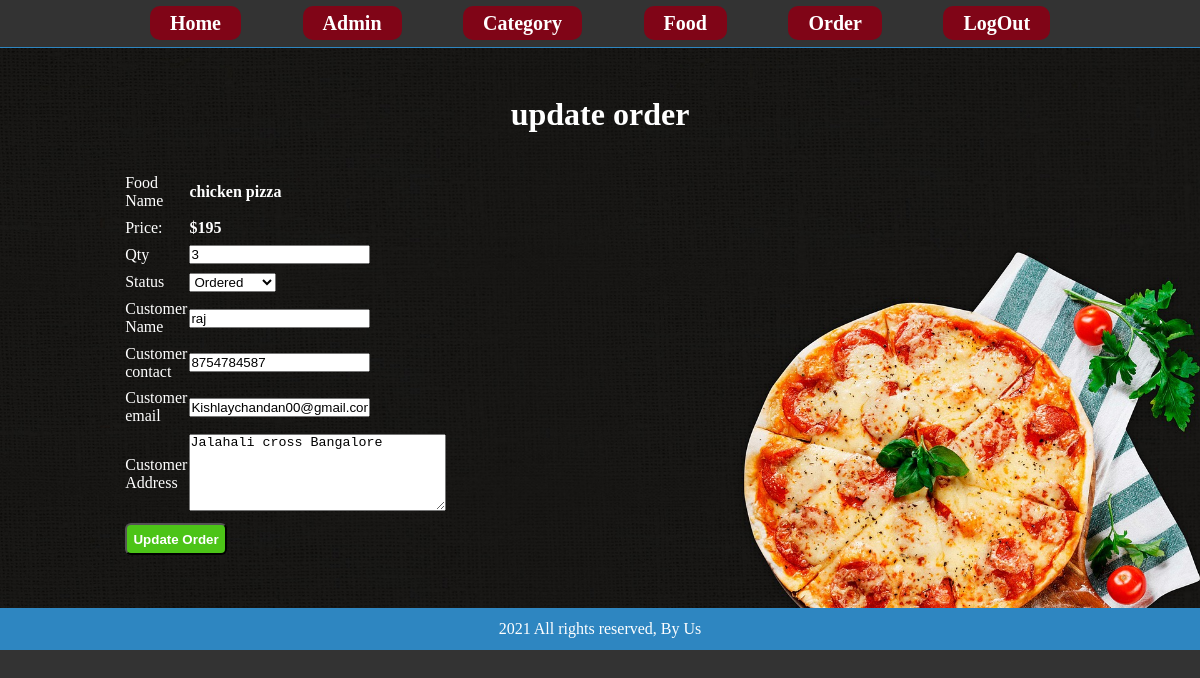
/admin/update-order.php?id=6 (signed in), run on the app's committed database.
### tables this page shows
CREATE TABLE `tbl_order` (
  `id` int(10) UNSIGNED NOT NULL,
  `food` varchar(255) NOT NULL,
  `price` decimal(10,0) NOT NULL,
  `qty` int(11) NOT NULL,
  `total` decimal(10,0) NOT NULL,
  `order_date` datetime NOT NULL,
  `status` varchar(255) NOT NULL,
  `customer_name` varchar(255) NOT NULL,
  `customer_contact` varchar(255) NOT NULL,
  `customer_email` varchar(255) NOT NULL,
  `customer_address` varchar(255) NOT NULL,
  `odid` varchar(50) NOT NULL
);

### admin/update-order.php (the view, shortened to what this page needs)
<?php include('partials/menu.php') ?>
 <div class="main-content">
     	<div class="wrapper">
     		<h1>update order</h1>
     		<br/>
<br/>
<?php
if (isset($_GET['id']))
 {
	$id=$_GET['id'];
	$sql = "SELECT * FROM tbl_order WHERE id=$id";
	$res = mysqli_query($conn, $sql);
	$count = mysqli_num_rows($res);
	if ($count==1)
	 {
		$row=mysqli_fetch_assoc($res);
		$food = $row['food'];
		$price = $row['price'];
		$qty = $row['qty'];
		$status = $row['status'];
		$customer_name = $row['customer_name'];
		$customer_contact = $row['customer_contact'];
		$customer_email = $row['customer_email'];
		$customer_address = $row['customer_address'];
	}
	else
	{
		header('location:'.SITEURL.'admin/manage-order.php');
	}
}
else{
	header('location:'.SITEURL.'admin/manage-order.php');
}
?>
<form action="" method="POST">
	<table class="tbl-30">
<tr>
	<td>Food Name</td>
	<td>
		<b><?php echo $food; ?></b>
	</td>
</tr>
<tr>
	<td>
		Price:
	</td>
	<td>
		<b>$<?php echo $price; ?></b>
	</td>
</tr>
<tr>
	<td>Qty</td>
	<td>
		<input type="number" name="qty" value="<?php echo $qty; ?>">
	</td>
</tr>
<tr>
	<td>Status</td>
	<td>
		<select name="status">
			<option <?php if ($status=="ordered") {
				echo "selected";
			} ?> value="ordered">Ordered</option>
		</select>
	</td>
</tr>
<tr>
	<td>
		Customer Name
	</td>
	<td>
		<input type="text" name="customer_name" value="<?php echo $customer_name; ?>">
	</td>
</tr>
<tr>
	<td>
		Customer contact
	</td>
	<td>
		<input type="text" name="customer_contact" value="<?php echo $customer_contact; ?>">
	</td>
</tr>
<tr>
	<td>
		Customer email
	</td>
	<td>
		<input type="text" name="customer_email" value="<?php echo $customer_email; ?>">
	</td>
</tr>
<tr>
	<td>
		Customer Address
	</td>
	<td>
		<textarea name="customer_address"  cols="30" rows="5"><?php echo $customer_address; ?></textarea>
	</td>
</tr>
<tr>
	<td colspan="2">
		<input type="submit" name="submit" value="Update Order" class="btn-secondary">
	</td>
</tr>
	</table>
</form>
</div>
</div>
<?php include('partials/footer.php') ?>

### css/admin.css (style rules this page uses)
* { margin: 0; padding: 0; }
body { background: #333333; color: white; }
.wrapper { padding: 1%; width: 80%; margin: 0 auto; }
.tbl-30 { width: 30%; }
table tr td { padding: 1%; }
.btn-secondary { background-color: #4CC417; padding: 2%; color: white; font-weight: bold; text-decoration: none; border-radius: 6px; transition: .6s; }
.main-content { background: url('../images/adminbgimg.jpg'); background-size:cover; padding: 3% 0; }
h1 { text-align: center; }

### data on the page
tbl_order: food "chicken pizza", price "195", qty "3", customer_name "raj", customer_contact "8754784587", customer_email "Kishlaychandan00@gmail.com", customer_address "Jalahali cross Bangalore"
